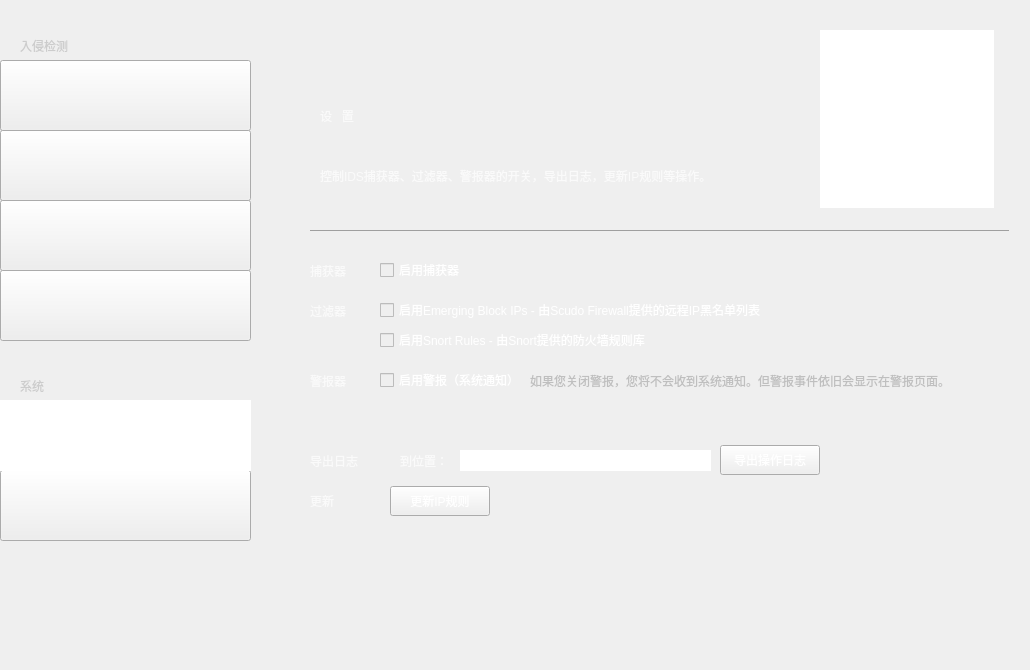
    <widget class="QWidget" name="settings">
     <property name="styleSheet">
      <string notr="true">background-image: url(:/bg-img/Design/imgSettings.png);</string>
     </property>
     <widget class="QFrame" name="SettingsMenu">
      <property name="geometry">
       <rect>
        <x>0</x>
        <y>30</y>
        <width>251</width>
        <height>631</height>
       </rect>
      </property>
      <property name="styleSheet">
       <string notr="true">background-image: url(:/blank/Design/blank.png);</string>
      </property>
      <property name="frameShape">
       <enum>QFrame::NoFrame</enum>
      </property>
      <property name="frameShadow">
       <enum>QFrame::Raised</enum>
      </property>
      <widget class="QGraphicsView" name="iconAlarm_8">
       <property name="geometry">
        <rect>
         <x>50</x>
         <y>110</y>
         <width>50</width>
         <height>44</height>
        </rect>
       </property>
       <property name="styleSheet">
        <string notr="true">background-image: url(:/icon/Design/iconAlarm.png);</string>
       </property>
       <property name="frameShape">
        <enum>QFrame::NoFrame</enum>
       </property>
       <property name="lineWidth">
        <number>-2</number>
       </property>
      </widget>
      <widget class="QGraphicsView" name="iconMode_8">
       <property name="geometry">
        <rect>
         <x>50</x>
         <y>180</y>
         <width>50</width>
         <height>44</height>
        </rect>
       </property>
       <property name="styleSheet">
        <string notr="true">
background-image: url(:/icon/Design/iconMode.png);</string>
       </property>
       <property name="frameShape">
        <enum>QFrame::NoFrame</enum>
       </property>
       <property name="lineWidth">
        <number>-2</number>
       </property>
      </widget>
      <widget class="QGraphicsView" name="iconDashboard_8">
       <property name="geometry">
        <rect>
         <x>50</x>
         <y>40</y>
         <width>55</width>
         <height>47</height>
        </rect>
       </property>
       <property name="styleSheet">
        <string notr="true">background-image: url(:/icon/Design/iconStatus.png);</string>
       </property>
       <property name="frameShape">
        <enum>QFrame::NoFrame</enum>
       </property>
       <property name="lineWidth">
        <number>-2</number>
       </property>
      </widget>
      <widget class="QGraphicsView" name="iconSettings_8">
       <property name="geometry">
        <rect>
         <x>50</x>
         <y>380</y>
         <width>48</width>
         <height>50</height>
        </rect>
       </property>
       <property name="styleSheet">
        <string notr="true">background-image: url(:/icon/Design/iconSettings.png);</string>
       </property>
       <property name="frameShape">
        <enum>QFrame::NoFrame</enum>
       </property>
       <property name="lineWidth">
        <number>-2</number>
       </property>
      </widget>
      <widget class="QGraphicsView" name="iconAbout_8">
       <property name="geometry">
        <rect>
         <x>50</x>
         <y>450</y>
         <width>54</width>
         <height>47</height>
        </rect>
       </property>
       <property name="styleSheet">
        <string notr="true">background-image: url(:/icon/Design/iconAbout.png);</string>
       </property>
       <property name="frameShape">
        <enum>QFrame::NoFrame</enum>
       </property>
       <property name="lineWidth">
        <number>-2</number>
       </property>
      </widget>
      <widget class="QGraphicsView" name="iconLog_8">
       <property name="geometry">
        <rect>
         <x>60</x>
         <y>250</y>
         <width>44</width>
         <height>44</height>
        </rect>
       </property>
       <property name="styleSheet">
        <string notr="true">background-image: url(:/icon/Design/iconLog.png);</string>
       </property>
       <property name="frameShape">
        <enum>QFrame::NoFrame</enum>
       </property>
       <property name="lineWidth">
        <number>-2</number>
       </property>
      </widget>
      <widget class="QLabel" name="ruqinjiance_8">
       <property name="geometry">
        <rect>
         <x>20</x>
         <y>0</y>
         <width>121</width>
         <height>31</height>
        </rect>
       </property>
       <property name="styleSheet">
        <string notr="true">background-image: url(:/blank/Design/blank.png);
font: 14pt &quot;PingFang SC&quot;;
color: rgb(204, 204, 204);</string>
       </property>
       <property name="text">
        <string>入侵检测</string>
       </property>
       <property name="textFormat">
        <enum>Qt::AutoText</enum>
       </property>
       <property name="wordWrap">
        <bool>true</bool>
       </property>
       <property name="margin">
        <number>0</number>
       </property>
      </widget>
      <widget class="QLabel" name="xitong_8">
       <property name="geometry">
        <rect>
         <x>20</x>
         <y>340</y>
         <width>121</width>
         <height>31</height>
        </rect>
       </property>
       <property name="styleSheet">
        <string notr="true">background-image: url(:/blank/Design/blank.png);
font: 14pt &quot;PingFang SC&quot;;
color: rgb(204, 204, 204);</string>
       </property>
       <property name="text">
        <string>系统</string>
       </property>
       <property name="textFormat">
        <enum>Qt::AutoText</enum>
       </property>
       <property name="wordWrap">
        <bool>true</bool>
       </property>
       <property name="margin">
        <number>0</number>
       </property>
      </widget>
      <widget class="QLabel" name="txtAbout_9">
       <property name="geometry">
        <rect>
         <x>130</x>
         <y>460</y>
         <width>61</width>
         <height>31</height>
        </rect>
       </property>
       <property name="styleSheet">
        <string notr="true">background-image: url(:/blank/Design/blank.png);
font: 18pt &quot;PingFang SC&quot;;
color: rgb(250, 250, 250);</string>
       </property>
       <property name="text">
        <string>关   于</string>
       </property>
       <property name="textFormat">
        <enum>Qt::AutoText</enum>
       </property>
       <property name="wordWrap">
        <bool>true</bool>
       </property>
       <property name="margin">
        <number>0</number>
       </property>
      </widget>
      <widget class="QLabel" name="txtMode_8">
       <property name="geometry">
        <rect>
         <x>130</x>
         <y>190</y>
         <width>61</width>
         <height>31</height>
        </rect>
       </property>
       <property name="styleSheet">
        <string notr="true">background-image: url(:/blank/Design/blank.png);
font: 18pt &quot;PingFang SC&quot;;
color: rgb(250, 250, 250);</string>
       </property>
       <property name="text">
        <string>模   式</string>
       </property>
       <property name="textFormat">
        <enum>Qt::AutoText</enum>
       </property>
       <property name="wordWrap">
        <bool>true</bool>
       </property>
       <property name="margin">
        <number>0</number>
       </property>
      </widget>
      <widget class="QLabel" name="txtAlarm_8">
       <property name="geometry">
        <rect>
         <x>130</x>
         <y>120</y>
         <width>61</width>
         <height>31</height>
        </rect>
       </property>
       <property name="styleSheet">
        <string notr="true">background-image: url(:/blank/Design/blank.png);
font: 18pt &quot;PingFang SC&quot;;
color: rgb(250, 250, 250);</string>
       </property>
       <property name="text">
        <string>警   报</string>
       </property>
       <property name="textFormat">
        <enum>Qt::AutoText</enum>
       </property>
       <property name="wordWrap">
        <bool>true</bool>
       </property>
       <property name="margin">
        <number>0</number>
       </property>
      </widget>
      <widget class="QLabel" name="txtLog_8">
       <property name="geometry">
        <rect>
         <x>130</x>
         <y>260</y>
         <width>61</width>
         <height>31</height>
        </rect>
       </property>
       <property name="styleSheet">
        <string notr="true">background-image: url(:/blank/Design/blank.png);
font: 18pt &quot;PingFang SC&quot;;
color: rgb(250, 250, 250);</string>
       </property>
       <property name="text">
        <string>日   志</string>
       </property>
       <property name="textFormat">
        <enum>Qt::AutoText</enum>
       </property>
       <property name="wordWrap">
        <bool>true</bool>
       </property>
       <property name="margin">
        <number>0</number>
       </property>
      </widget>
      <widget class="QLabel" name="txtDashboard_8">
       <property name="geometry">
        <rect>
         <x>130</x>
         <y>50</y>
         <width>61</width>
         <height>31</height>
        </rect>
       </property>
       <property name="styleSheet">
        <string notr="true">background-image: url(:/blank/Design/blank.png);
font: 18pt &quot;PingFang SC&quot;;
color: rgb(250, 250, 250);</string>
       </property>
       <property name="text">
        <string>仪表盘</string>
       </property>
       <property name="textFormat">
        <enum>Qt::AutoText</enum>
       </property>
       <property name="wordWrap">
        <bool>true</bool>
       </property>
       <property name="margin">
        <number>0</number>
       </property>
      </widget>
      <widget class="QLabel" name="txtSettings_11">
       <property name="geometry">
        <rect>
         <x>130</x>
         <y>390</y>
         <width>61</width>
         <height>31</height>
        </rect>
       </property>
       <property name="styleSheet">
        <string notr="true">background-image: url(:/blank/Design/blank.png);
font: 18pt &quot;PingFang SC&quot;;
color: rgb(250, 250, 250);</string>
       </property>
       <property name="text">
        <string>设   置</string>
       </property>
       <property name="textFormat">
        <enum>Qt::AutoText</enum>
       </property>
       <property name="wordWrap">
        <bool>true</bool>
       </property>
       <property name="margin">
        <number>0</number>
       </property>
      </widget>
      <widget class="QPushButton" name="linkSettingsToMode">
       <property name="geometry">
        <rect>
         <x>0</x>
         <y>170</y>
         <width>251</width>
         <height>71</height>
        </rect>
       </property>
       <property name="styleSheet">
        <string notr="true">background-image: url(:/blank/Design/blank.png);
border-image: url(:/blank/Design/blank.png);</string>
       </property>
       <property name="text">
        <string/>
       </property>
      </widget>
      <widget class="QPushButton" name="linkSettingsToHome">
       <property name="geometry">
        <rect>
         <x>0</x>
         <y>30</y>
         <width>251</width>
         <height>71</height>
        </rect>
       </property>
       <property name="styleSheet">
        <string notr="true">background-image: url(:/blank/Design/blank.png);
border-image: url(:/blank/Design/blank.png);</string>
       </property>
       <property name="text">
        <string/>
       </property>
      </widget>
      <widget class="QPushButton" name="linkSettingsToAlarm">
       <property name="geometry">
        <rect>
         <x>0</x>
         <y>100</y>
         <width>251</width>
         <height>71</height>
        </rect>
       </property>
       <property name="styleSheet">
        <string notr="true">background-image: url(:/blank/Design/blank.png);
border-image: url(:/blank/Design/blank.png);</string>
       </property>
       <property name="text">
        <string/>
       </property>
      </widget>
      <widget class="QPushButton" name="linkSettingsToLog">
       <property name="geometry">
        <rect>
         <x>0</x>
         <y>240</y>
         <width>251</width>
         <height>71</height>
        </rect>
       </property>
       <property name="styleSheet">
        <string notr="true">background-image: url(:/blank/Design/blank.png);
border-image: url(:/blank/Design/blank.png);</string>
       </property>
       <property name="text">
        <string/>
       </property>
      </widget>
      <widget class="QPushButton" name="linkSettingsToAbout">
       <property name="geometry">
        <rect>
         <x>0</x>
         <y>440</y>
         <width>251</width>
         <height>71</height>
        </rect>
       </property>
       <property name="styleSheet">
        <string notr="true">background-image: url(:/blank/Design/blank.png);
border-image: url(:/blank/Design/blank.png);</string>
       </property>
       <property name="text">
        <string/>
       </property>
      </widget>
      <widget class="QGraphicsView" name="indicatorSettings">
       <property name="geometry">
        <rect>
         <x>0</x>
         <y>370</y>
         <width>251</width>
         <height>71</height>
        </rect>
       </property>
       <property name="styleSheet">
        <string notr="true">background-image: url(:/icon/Design/iconSelection.png);</string>
       </property>
       <property name="frameShape">
        <enum>QFrame::NoFrame</enum>
       </property>
      </widget>
     </widget>
     <widget class="QGraphicsView" name="logoSettings">
      <property name="geometry">
       <rect>
        <x>820</x>
        <y>30</y>
        <width>174</width>
        <height>178</height>
       </rect>
      </property>
      <property name="styleSheet">
       <string notr="true">background-image: url(:/logo/Design/logoSettings.png);</string>
      </property>
      <property name="frameShape">
       <enum>QFrame::NoFrame</enum>
      </property>
     </widget>
     <widget class="QLabel" name="subtitleSettingsSettings">
      <property name="geometry">
       <rect>
        <x>320</x>
        <y>150</y>
        <width>491</width>
        <height>51</height>
       </rect>
      </property>
      <property name="styleSheet">
       <string notr="true">background-image: url(:/blank/Design/blank.png);
font: 12pt &quot;PingFang SC&quot;;
color: rgb(250, 250, 250);</string>
      </property>
      <property name="text">
       <string>控制IDS捕获器、过滤器、警报器的开关，导出日志，更新IP规则等操作。</string>
      </property>
      <property name="textFormat">
       <enum>Qt::AutoText</enum>
      </property>
      <property name="wordWrap">
       <bool>true</bool>
      </property>
      <property name="margin">
       <number>0</number>
      </property>
     </widget>
     <widget class="Line" name="line_Settings">
      <property name="geometry">
       <rect>
        <x>310</x>
        <y>230</y>
        <width>700</width>
        <height>1</height>
       </rect>
      </property>
      <property name="frameShadow">
       <enum>QFrame::Raised</enum>
      </property>
      <property name="orientation">
       <enum>Qt::Horizontal</enum>
      </property>
     </widget>
     <widget class="QLabel" name="titleSettings">
      <property name="geometry">
       <rect>
        <x>320</x>
        <y>100</y>
        <width>141</width>
        <height>31</height>
       </rect>
      </property>
      <property name="styleSheet">
       <string notr="true">background-image: url(:/blank/Design/blank.png);
font: 24pt &quot;PingFang SC&quot;;
color: rgb(250, 250, 250);</string>
      </property>
      <property name="text">
       <string>设   置</string>
      </property>
      <property name="textFormat">
       <enum>Qt::AutoText</enum>
      </property>
      <property name="wordWrap">
       <bool>true</bool>
      </property>
      <property name="margin">
       <number>0</number>
      </property>
     </widget>
     <widget class="QLabel" name="subtitleMode_4Settings">
      <property name="geometry">
       <rect>
        <x>310</x>
        <y>260</y>
        <width>111</width>
        <height>21</height>
       </rect>
      </property>
      <property name="styleSheet">
       <string notr="true">background-image: url(:/blank/Design/blank.png);
font: 12pt &quot;PingFang SC&quot;;
color: rgb(250, 250, 250);</string>
      </property>
      <property name="text">
       <string>捕获器</string>
      </property>
      <property name="textFormat">
       <enum>Qt::AutoText</enum>
      </property>
      <property name="wordWrap">
       <bool>true</bool>
      </property>
      <property name="margin">
       <number>0</number>
      </property>
     </widget>
     <widget class="QCheckBox" name="capOnOffSettings">
      <property name="enabled">
       <bool>false</bool>
      </property>
      <property name="geometry">
       <rect>
        <x>380</x>
        <y>260</y>
        <width>121</width>
        <height>20</height>
       </rect>
      </property>
      <property name="styleSheet">
       <string notr="true">background-image: url(:/blank/Design/blank.png);
font: 12pt &quot;PingFang SC&quot;;
color: rgb(255, 255, 255);</string>
      </property>
      <property name="text">
       <string>启用捕获器</string>
      </property>
     </widget>
     <widget class="QCheckBox" name="ipOnOffSettings">
      <property name="enabled">
       <bool>false</bool>
      </property>
      <property name="geometry">
       <rect>
        <x>380</x>
        <y>300</y>
        <width>411</width>
        <height>20</height>
       </rect>
      </property>
      <property name="styleSheet">
       <string notr="true">background-image: url(:/blank/Design/blank.png);
font: 12pt &quot;PingFang SC&quot;;
color: rgb(255, 255, 255);</string>
      </property>
      <property name="text">
       <string>启用Emerging Block IPs - 由Scudo Firewall提供的远程IP黑名单列表</string>
      </property>
     </widget>
     <widget class="QLabel" name="subtitleMode_5Settings">
      <property name="geometry">
       <rect>
        <x>310</x>
        <y>300</y>
        <width>41</width>
        <height>21</height>
       </rect>
      </property>
      <property name="styleSheet">
       <string notr="true">background-image: url(:/blank/Design/blank.png);
font: 12pt &quot;PingFang SC&quot;;
color: rgb(250, 250, 250);</string>
      </property>
      <property name="text">
       <string>过滤器</string>
      </property>
      <property name="textFormat">
       <enum>Qt::AutoText</enum>
      </property>
      <property name="wordWrap">
       <bool>true</bool>
      </property>
      <property name="margin">
       <number>0</number>
      </property>
     </widget>
     <widget class="QCheckBox" name="snortOnOffSettings">
      <property name="enabled">
       <bool>false</bool>
      </property>
      <property name="geometry">
       <rect>
        <x>380</x>
        <y>330</y>
        <width>411</width>
        <height>20</height>
       </rect>
      </property>
      <property name="styleSheet">
       <string notr="true">background-image: url(:/blank/Design/blank.png);
font: 12pt &quot;PingFang SC&quot;;
color: rgb(255, 255, 255);</string>
      </property>
      <property name="text">
       <string>启用Snort Rules - 由Snort提供的防火墙规则库</string>
      </property>
     </widget>
     <widget class="QLabel" name="subtitleMode_6Settings">
      <property name="geometry">
       <rect>
        <x>310</x>
        <y>370</y>
        <width>111</width>
        <height>21</height>
       </rect>
      </property>
      <property name="styleSheet">
       <string notr="true">background-image: url(:/blank/Design/blank.png);
font: 12pt &quot;PingFang SC&quot;;
color: rgb(250, 250, 250);</string>
      </property>
      <property name="text">
       <string>警报器</string>
      </property>
      <property name="textFormat">
       <enum>Qt::AutoText</enum>
      </property>
      <property name="wordWrap">
       <bool>true</bool>
      </property>
      <property name="margin">
       <number>0</number>
      </property>
     </widget>
     <widget class="QCheckBox" name="alarmOnOffSettings">
      <property name="enabled">
       <bool>false</bool>
      </property>
      <property name="geometry">
       <rect>
        <x>380</x>
        <y>370</y>
        <width>141</width>
        <height>20</height>
       </rect>
      </property>
      <property name="styleSheet">
       <string notr="true">background-image: url(:/blank/Design/blank.png);
font: 12pt &quot;PingFang SC&quot;;
color: rgb(255, 255, 255);</string>
      </property>
      <property name="text">
       <string>启用警报（系统通知）</string>
      </property>
     </widget>
     <widget class="QLabel" name="subtitleSettings_2">
      <property name="geometry">
       <rect>
        <x>530</x>
        <y>370</y>
        <width>491</width>
        <height>21</height>
       </rect>
      </property>
      <property name="styleSheet">
       <string notr="true">background-image: url(:/blank/Design/blank.png);
font: 12pt &quot;PingFang SC&quot;;
color: rgb(191, 191, 191);</string>
      </property>
      <property name="text">
       <string>如果您关闭警报，您将不会收到系统通知。但警报事件依旧会显示在警报页面。</string>
      </property>
      <property name="textFormat">
       <enum>Qt::AutoText</enum>
      </property>
      <property name="wordWrap">
       <bool>true</bool>
      </property>
      <property name="margin">
       <number>0</number>
      </property>
     </widget>
     <widget class="QLabel" name="subtitleMode_7Settings">
      <property name="geometry">
       <rect>
        <x>310</x>
        <y>450</y>
        <width>51</width>
        <height>21</height>
       </rect>
      </property>
      <property name="styleSheet">
       <string notr="true">background-image: url(:/blank/Design/blank.png);
font: 12pt &quot;PingFang SC&quot;;
color: rgb(250, 250, 250);</string>
      </property>
      <property name="text">
       <string>导出日志</string>
      </property>
      <property name="textFormat">
       <enum>Qt::AutoText</enum>
      </property>
      <property name="wordWrap">
       <bool>true</bool>
      </property>
      <property name="margin">
       <number>0</number>
      </property>
     </widget>
     <widget class="QLabel" name="subtitleMode_8Settings">
      <property name="geometry">
       <rect>
        <x>310</x>
        <y>490</y>
        <width>111</width>
        <height>21</height>
       </rect>
      </property>
      <property name="styleSheet">
       <string notr="true">background-image: url(:/blank/Design/blank.png);
font: 12pt &quot;PingFang SC&quot;;
color: rgb(250, 250, 250);</string>
      </property>
      <property name="text">
       <string>更新</string>
      </property>
      <property name="textFormat">
       <enum>Qt::AutoText</enum>
      </property>
      <property name="wordWrap">
       <bool>true</bool>
      </property>
      <property name="margin">
       <number>0</number>
      </property>
     </widget>
     <widget class="QPushButton" name="exportButtonSettings">
      <property name="geometry">
       <rect>
        <x>720</x>
        <y>445</y>
        <width>100</width>
        <height>30</height>
       </rect>
      </property>
      <property name="styleSheet">
       <string notr="true">background-image: url(:/icon/Design/MainButton.png);
font: 13pt &quot;PingFang SC&quot;;
color: rgb(255, 255, 255);
border-image: url(:/blank/Design/blank.png);</string>
      </property>
      <property name="text">
       <string>导出操作日志</string>
      </property>
     </widget>
     <widget class="QLineEdit" name="exportAddrSettings">
      <property name="enabled">
       <bool>false</bool>
      </property>
      <property name="geometry">
       <rect>
        <x>460</x>
        <y>450</y>
        <width>251</width>
        <height>21</height>
       </rect>
      </property>
      <property name="styleSheet">
       <string notr="true">background-color: rgb(255, 255, 255);
color: rgb(255, 255, 255);
font: 13pt &quot;PingFang SC&quot;;</string>
      </property>
      <property name="frame">
       <bool>false</bool>
      </property>
     </widget>
     <widget class="QLabel" name="subtitleMode_9Settings">
      <property name="geometry">
       <rect>
        <x>400</x>
        <y>450</y>
        <width>61</width>
        <height>21</height>
       </rect>
      </property>
      <property name="styleSheet">
       <string notr="true">background-image: url(:/blank/Design/blank.png);
font: 12pt &quot;PingFang SC&quot;;
color: rgb(250, 250, 250);</string>
      </property>
      <property name="text">
       <string>到位置：</string>
      </property>
      <property name="textFormat">
       <enum>Qt::AutoText</enum>
      </property>
      <property name="wordWrap">
       <bool>true</bool>
      </property>
      <property name="margin">
       <number>0</number>
      </property>
     </widget>
     <widget class="QPushButton" name="updateButtonSettings">
      <property name="geometry">
       <rect>
        <x>390</x>
        <y>486</y>
        <width>100</width>
        <height>30</height>
       </rect>
      </property>
      <property name="styleSheet">
       <string notr="true">background-image: url(:/icon/Design/MainButton.png);
font: 13pt &quot;PingFang SC&quot;;
color: rgb(255, 255, 255);
border-image: url(:/blank/Design/blank.png);</string>
      </property>
      <property name="text">
       <string>更新IP规则</string>
      </property>
     </widget>
     <widget class="QListView" name="updateMsgSettings">
      <property name="enabled">
       <bool>false</bool>
      </property>
      <property name="geometry">
       <rect>
        <x>500</x>
        <y>490</y>
        <width>321</width>
        <height>51</height>
       </rect>
      </property>
      <property name="styleSheet">
       <string notr="true">background-image: url(:/blank/Design/blank.png);
font: 13pt &quot;PingFang SC&quot;;
color: rgb(191, 191, 191);</string>
      </property>
      <property name="frameShape">
       <enum>QFrame::NoFrame</enum>
      </property>
      <property name="frameShadow">
       <enum>QFrame::Plain</enum>
      </property>
      <property name="lineWidth">
       <number>0</number>
      </property>
     </widget>
    </widget>
